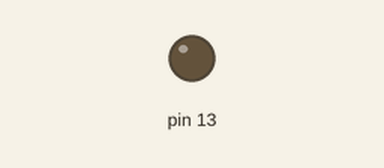
The sketch below on a simulated Arduino Uno, built with avr-gcc and run on an emulated ATmega328P. Parts: output pins drawn as LEDs (lit = HIGH).

Above: at 0.7 s.
At 2.57 s:
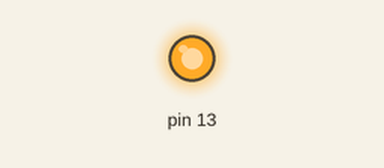
Timing chart, 0 to 3.0 s (numbered marks = the images above):
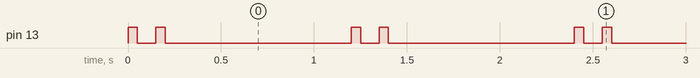

Measured:
- by itself, pin 13: repeats every 1.2 s: LOW 0.10 s, HIGH 0.05 s, LOW 1.0 s, HIGH 0.05 s
- by itself, everything shown: repeats every 1.2 s, in 4 steps

The sketch:

myBlink.ino
```cpp
void setup() {
  pinMode(LED_BUILTIN, OUTPUT);     // Initialize the LED_BUILTIN pin as an output
}

void loop() {
  digitalWrite(LED_BUILTIN, HIGH);   // Turn the LED on (Note that LOW is the voltage level
  delay(50);                      // Wait for a second
  digitalWrite(LED_BUILTIN, LOW);  // Turn the LED off by making the voltage HIGH
  delay(100);                       // Wait for two seconds (to demonstrate the active low LED)
  digitalWrite(LED_BUILTIN, HIGH);
  delay(50);
  digitalWrite(LED_BUILTIN, LOW);
  delay(1000);
}
```
